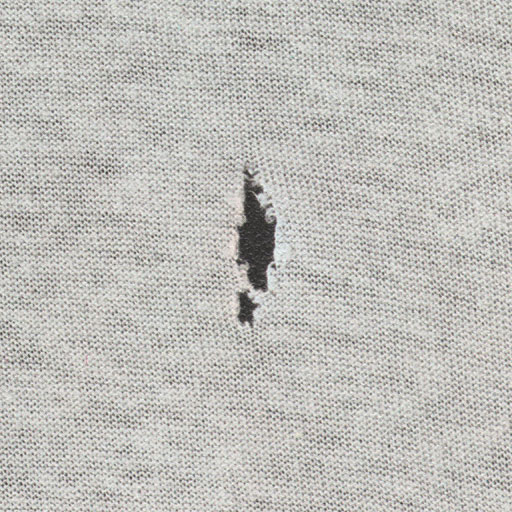
%> input picture images/Fabric22.jpg, 512 x 512 px
$ octave codes.m   (GNU Octave 9; MATLAB toolbox functions it lacks are replaced by stand-ins)
%> lines starting %> are read from the running program, lines starting %| are printed output that depends on the picture; in (x1, y1, x2, y2) boxes, pixels count from 0 and x2, y2 are one past the last pixel; in counts of white or black regions, pixels touching at a corner belong together; the program's own positions count from 1
clc;
clear all;
img = imread('images/Fabric22.jpg');
%> img is the input picture: size 512x512x3 uint8; mean R, G, B 191, 190.1, 185.9
img = rgb2gray(img);
%> img: size 512x512 uint8
figure(1);
imshow(img);
img1 = double(img);
[a,b] = size(img1);
%> a = 512; b = 512
c=5;d=5;
l=1;
h = zeros(5,5,10404);
hom = zeros(10404,1);
for i=1:c:a-4
    for j=1:d:b-4
        C=img1((i:i+4),(j:j+4));
        h(:,:,l) = C;
        temp = zeros(5,5);
        for k=1:5
            for l1=1:5
                temp(k,l1) = h(k,l1,l);
            end
        end
        l=l+1;
    end
end
%> after the loop, l = 10405; temp = [220 215 217 214 201; 213 219 227 216 207; 212 221 222 219 215; 213 216 213 223 213; 214 215 216 229 203]
figure(2);
imshow(uint8(h(:,:,1)));
title('homo');
homogeneity = graycoprops(graycomatrix(img), 'Homogeneity');
%> homogeneity = {Homogeneity 0.747}

% histogram eq.
figure(3);
imhist(img1,256);
% imshow(hi);
title('imhist');
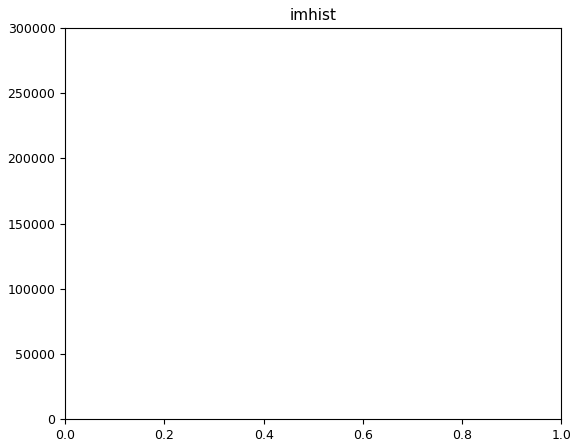
%> figure redrawn from the program's plot data; highest point at x = 1, y = 262144

figure(4);
histeq(img1,256);
% imshow(he);
title('histeq');
% img1 = histeq(img1);

% transform curve
figure(5);
[J,T] = histeq(img);
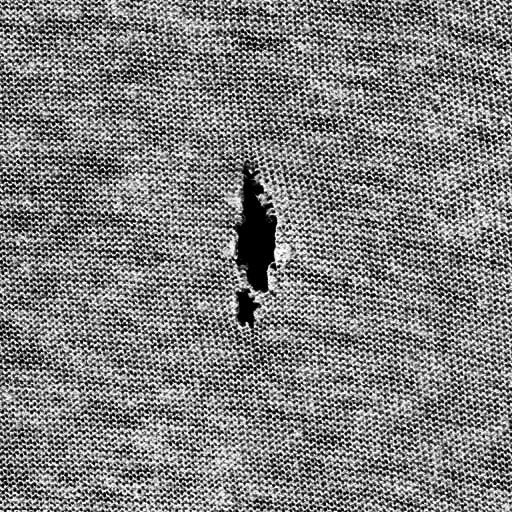
%> J: size 512x512 uint8; min 0, max 255, mean 127.1
%> T = 256 values from 0 to 1
plot((0:255)/255,T);
title('transform curve');
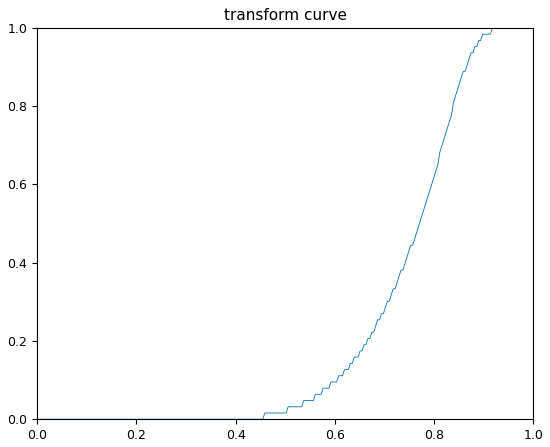
%> figure redrawn from the program's plot data; curve peaks at x = 0.918, y = 1

% [8 lines of commented-out code are left out]
figure(7);
se = strel('square',1);
op = imerode(double(img1),se);
cl = imclose(double(img1),se);
subplot(1,2,1);
imshow(uint8(op));
subplot(1,2,2);
imshow(uint8(img1));

% local threshold
filt = zeros(a,b);
for i = 1:3
    for j = 1:3
        filt(i,j) = 1;
    end
end
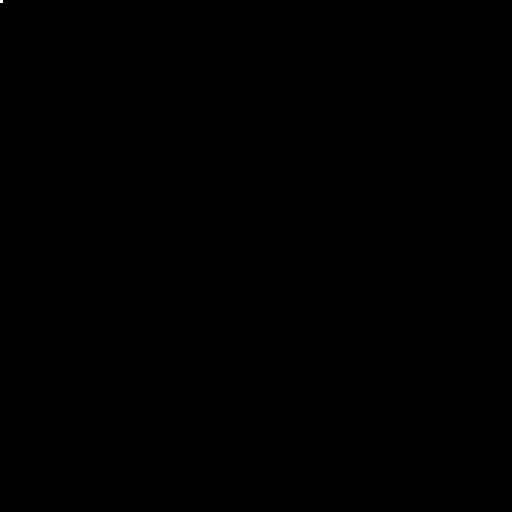
%> filt: size 512x512 double; values 0 (black) and 1 (white), 0% white; 1 white region (1 under 20 px)
filt(2,2) = -8;
%> filt: size 512x512 double; under 0.01% of pixels changed, all inside (x1, y1, x2, y2) = (1, 1, 2, 2)
opt = zeros(a,b);
for i=2:a
    for j=2:b
        if j==1||j==b||i==1||i==a
            opt(i,j) = img1(i,j);
        else
            opt(i,j) = filt(1,1)*img1(i-1,j-1) + filt(1,2)*img1(i-1,j) + filt(1,3)*img1(i-1,j+1) + filt(2,1)*img1(i,j-1) + filt(2,2)*img1(i,j) + filt(2,3)*img1(i,j+1) + filt(3,1)*img1(i+1,j-1) + filt(3,2)*img1(i+1,j) + filt(3,3)*img1(i+1,j+1);
        end
    end
end
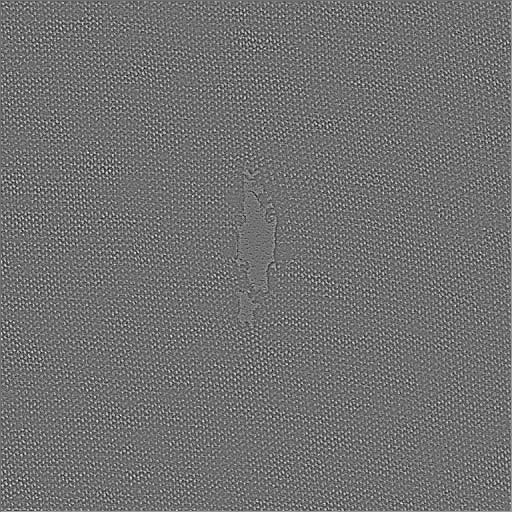
%> opt: size 512x512 double; min -504, max 631, mean 0.8; drawn with min black and max white
figure(8);
imshow(uint8(opt));
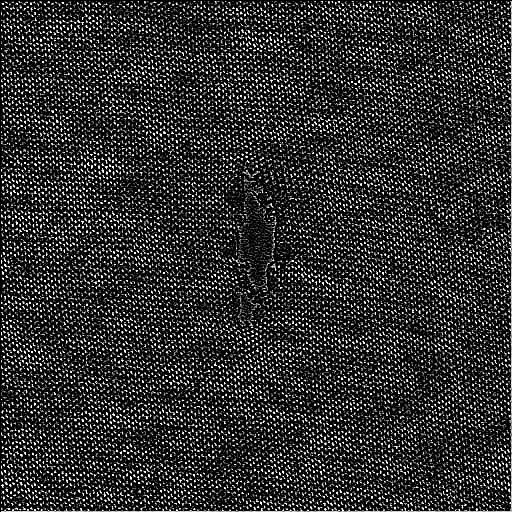
%> displayed picture: size 512x512, on the screen's scale of 0 to 255; min 0, max 255, mean 47.3

% global threshold
for i=1:a
    for j=1:b
        t = img1(i,j);
        if t<70
            img1(i,j) = 0;
        else
            img1(i,j) = 256;
        end
    end
end
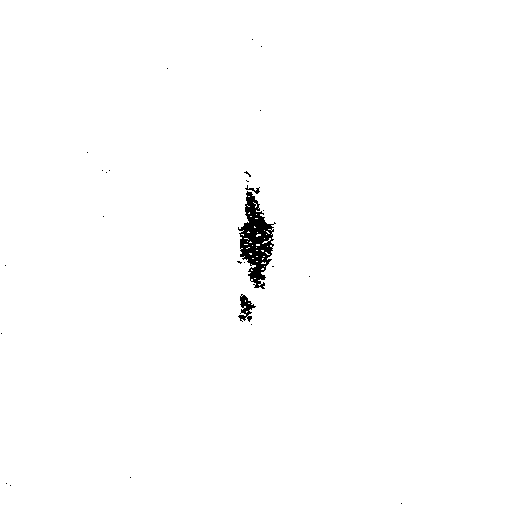
%> img1: size 512x512 double; values 0 (black) and 256 (white), 99.2% white; 26 black regions (23 under 20 px), largest, box (x1, y1, x2, y2) and area: (238, 191, 276, 289) 1764, (238, 294, 256, 322) 226, (245, 185, 260, 194) 43
figure(9);
imshow(uint8(img1));
title('local');
